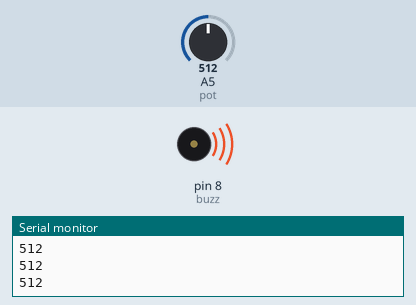
A sketch run on a simulated Arduino Uno, built with avr-gcc and run on an emulated ATmega328P. Parts: buzzer (waves = sounding, pin HIGH), the last lines printed to the serial monitor. The test bench sets the inputs (shaded band); at power-on: A5 (pot) = 512.

Above: at 1.25 s.
1.3 s: A5 (pot) set to 490
At 2.5 s:
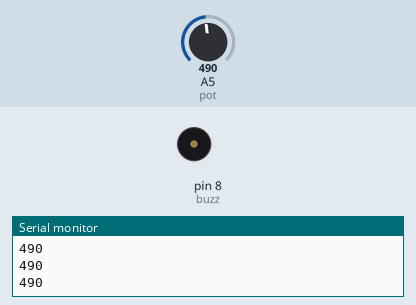
2.8 s: A5 (pot) set to 510
At 3.19 s:
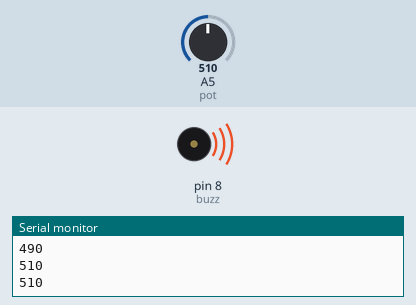
5.8 s: A5 (pot) set to 306
At 6.9 s:
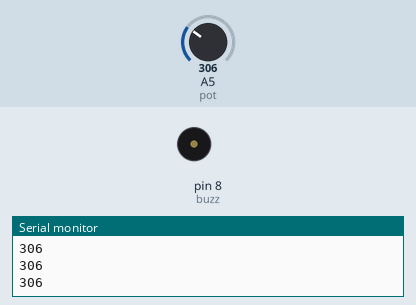
7.3 s: A5 (pot) set to 511
At 7.68 s:
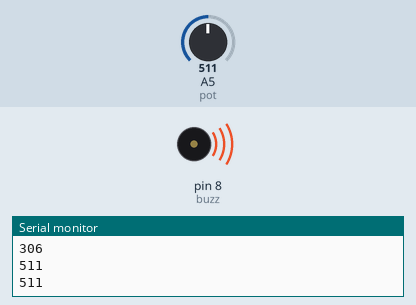
Timing chart, 0 to 11.3 s (numbered marks = the images above; inputs shaded):
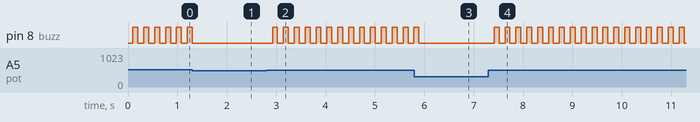

Measured:
- the behaviour switches between 500 and 499 on A5 (pot) (found by bisection; images 0 and 1)
- after the input at 1.3 s, pin 8 (buzz): goes on until 1.3 s, then stays LOW
- after the input at 2.8 s, pin 8 (buzz): alternates HIGH for 0.10 s and LOW for 0.12 s, starting after 0.13 s
- after the input at 5.8 s, pin 8 (buzz): goes on until 5.9 s, then stays LOW
- after the input at 7.3 s, pin 8 (buzz): alternates HIGH for 0.10 s and LOW for 0.12 s, starting after 0.12 s
- by itself, pin 8 (buzz): alternates HIGH for 0.10 s and LOW for 0.12 s

The sketch:

DRAAI.ino
```cpp
int buzz = 8;
int pot = A5;
int value ;
void setup()
{
  pinMode(buzz , OUTPUT);
  pinMode(pot, INPUT);
  Serial.begin(9600);
}

void loop()
{
 value = analogRead(pot);
  Serial.println(value);
  delay(100);


if(value>=500){
  digitalWrite(buzz,HIGH);
  delay(100);
  digitalWrite(buzz,LOW);
  delay(20);
}

if(value<500) {
  digitalWrite(buzz,LOW);
}

}
```
